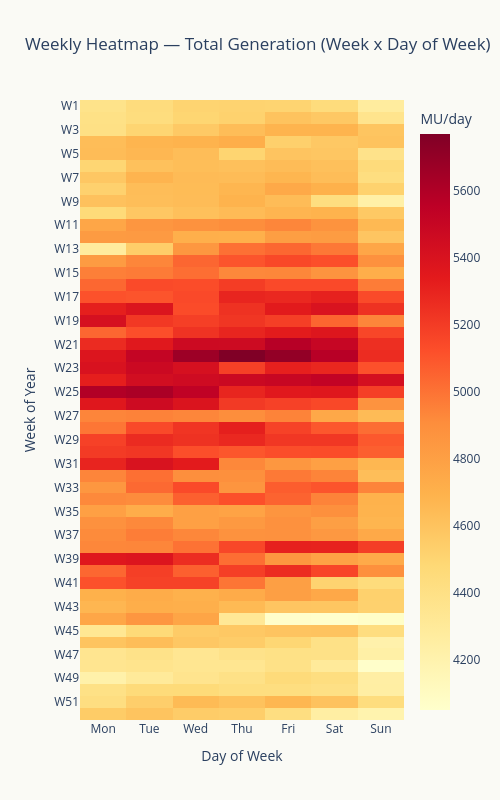

The cell this chart's notebook holds for it:
### Markdown cell above
## 4. The Weekly Ripple — Heatmap View

### Code cell
# Create a week x day-of-week heatmap of total generation
pivot = df24.pivot_table(values='total', index='week', columns='dow', aggfunc='mean')
pivot.columns = dow_order

fig = go.Figure(go.Heatmap(
    z=pivot.values,
    x=dow_order,
    y=[f'W{w}' for w in pivot.index],
    colorscale='YlOrRd',
    hovertemplate='Week %{y}, %{x}: %{z:.0f} MU<extra></extra>',
    colorbar_title='MU/day',
))

fig.update_layout(
    title='Weekly Heatmap — Total Generation (Week x Day of Week)',
    xaxis_title='Day of Week',
    yaxis_title='Week of Year',
    yaxis=dict(autorange='reversed'),
    plot_bgcolor='#FAFAF5', paper_bgcolor='#FAFAF5',
    height=800, width=500,
)
fig.show()

print('The Sunday column should be visibly cooler (lighter) than midweek.')
print('The summer rows (weeks 18-26) should be the hottest (darkest).')

### Figure 1 — Plotly figure (JSON) as saved in the notebook; plotly's stock layout.template omitted (floating-point values rounded to 4 significant figures; data arrays with more than 128 entries replaced by an {"elided": "..."} marker saying what was removed)
{"data": [{"colorbar": {"title": {"text": "MU/day"}}, "colorscale": [[0, "rgb(255,255,204)"], [0.125, "rgb(255,237,160)"], [0.25, "rgb(254,217,118)"], [0.375, "rgb(254,178,76)"], [0.5, "rgb(253,141,60)"], [0.625, "rgb(252,78,42)"], [0.75, "rgb(227,26,28)"], [0.875, "rgb(189,0,38)"], [1, "rgb(128,0,38)"]], "hovertemplate": "Week %{y}, %{x}: %{z:.0f} MU<extra></extra>", "type": "heatmap", "x": ["Mon", "Tue", "Wed", "Thu", "Fri", "Sat", "Sun"], "y": ["W1", "W2", "W3", "W4", "W5", "W6", "W7", "W8", "W9", "W10", "W11", "W12", "W13", "W14", "W15", "W16", "W17", "W18", "W19", "W20", "W21", "W22", "W23", "W24", "W25", "W26", "W27", "W28", "W29", "W30", "W31", "W32", "W33", "W34", "W35", "W36", "W37", "W38", "W39", "W40", "W41", "W42", "W43", "W44", "W45", "W46", "W47", "W48", "W49", "W50", "W51", "W52"], "z": {"elided": "52x7 float values"}}], "layout": {"height": 800, "paper_bgcolor": "#FAFAF5", "plot_bgcolor": "#FAFAF5", "title": {"text": "Weekly Heatmap — Total Generation (Week x Day of Week)"}, "width": 500, "xaxis": {"title": {"text": "Day of Week"}}, "yaxis": {"autorange": "reversed", "title": {"text": "Week of Year"}}}}
